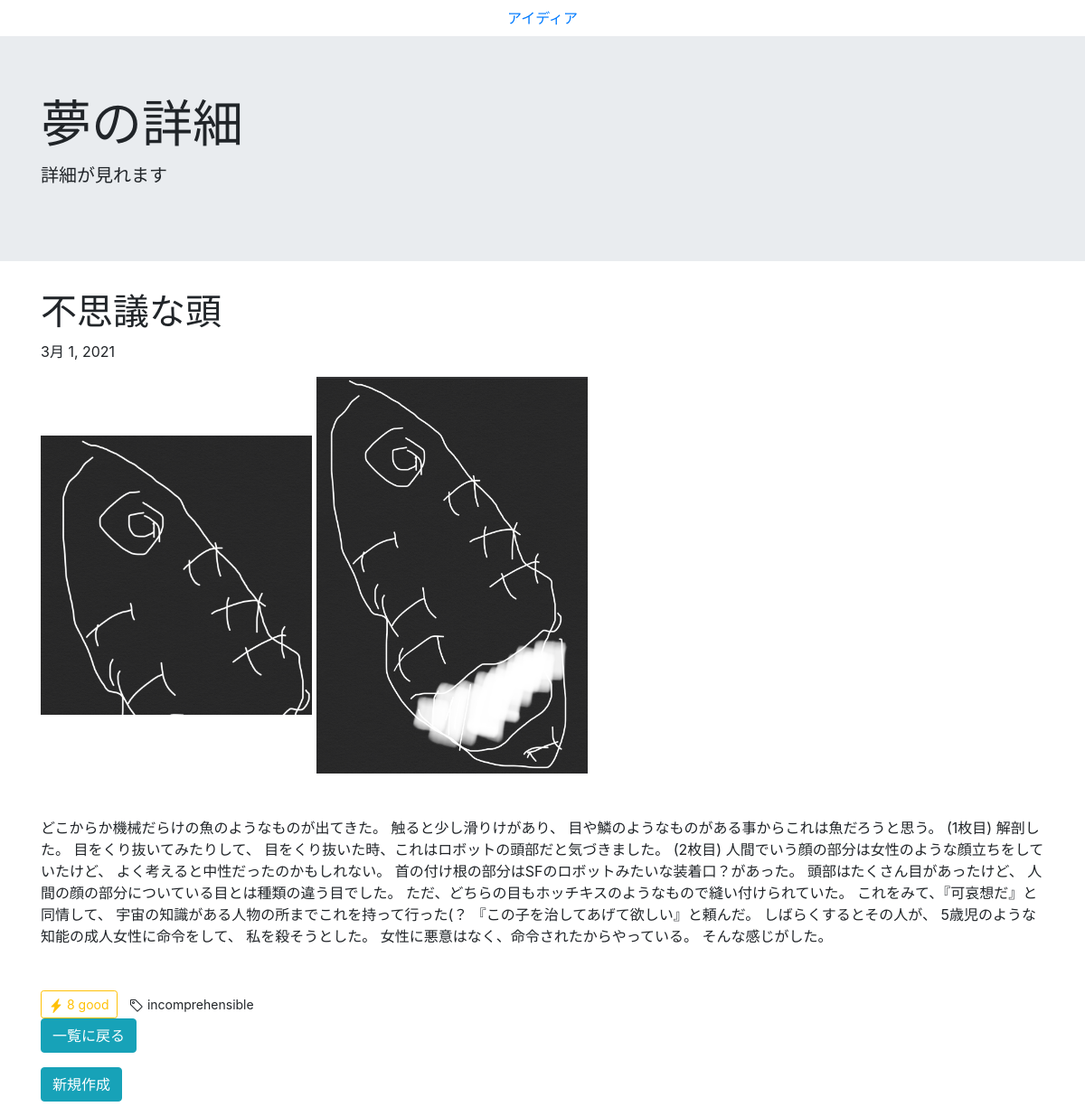
/dream_detail/2/, run on an earlier commit of the app's database.
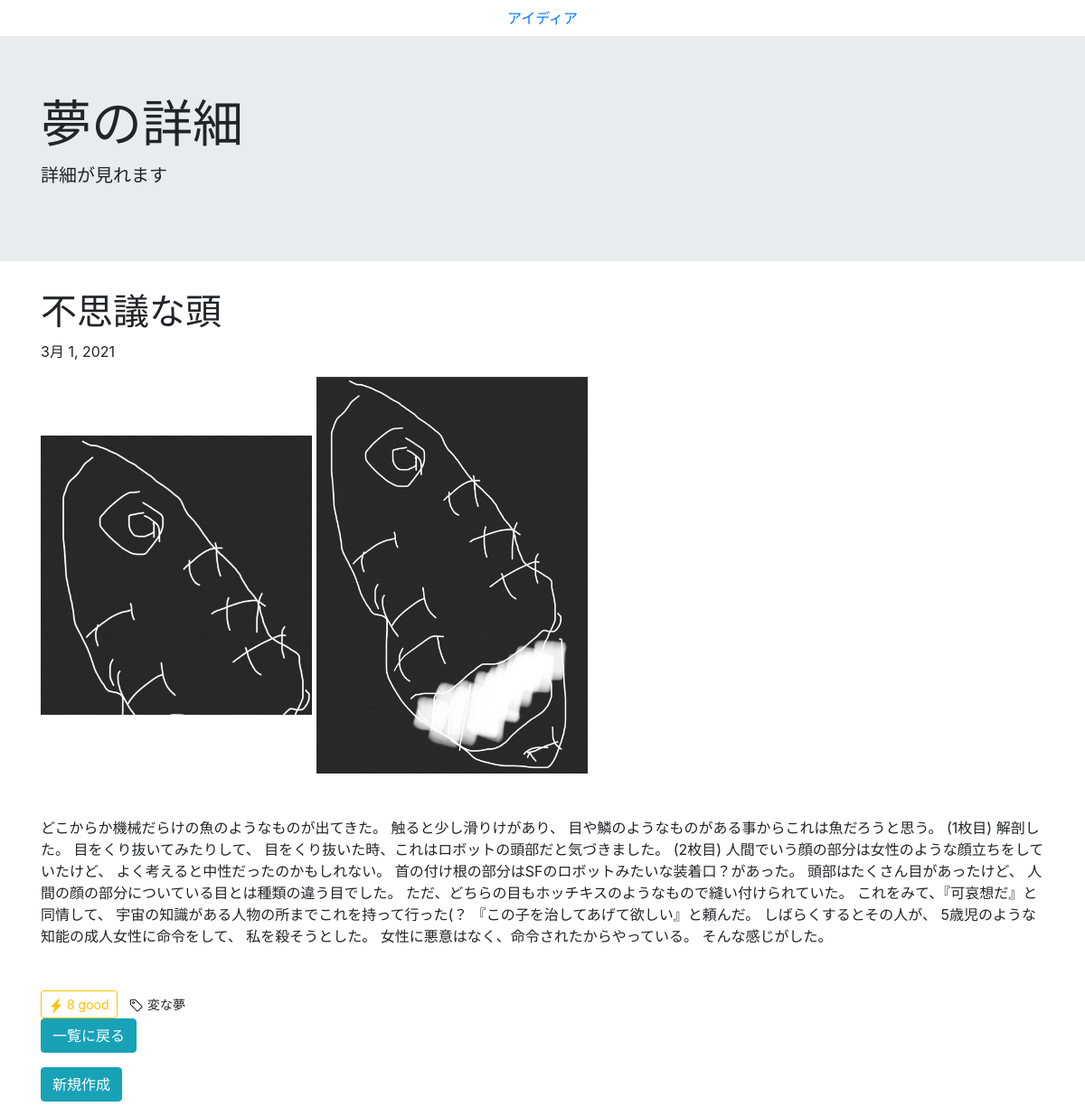
And on a later commit of the database.
### yumenikki/models.py (models this page shows, shortened)
class DreamModel(models.Model):
    class Meta:
        verbose_name = "あなたの夢"
        verbose_name_plural = 'あなたの夢'
    title = models.CharField(
        verbose_name="タイトル",
        max_length=50,
        unique=True
    )
    content = models.TextField(
        verbose_name="内容"
    )
    image_1 = models.ImageField(
        verbose_name = '画像1',
        upload_to='media/',
        blank=True,
        null=True,
        )
    image_2 = models.ImageField(
        verbose_name = '画像2',
        upload_to='media/',
        blank=True,
        null=True,
        )
    image_3 = models.ImageField(
        verbose_name = '画像3',
        upload_to='media/',
        blank=True,
        null=True,
        )
    image_4 = models.ImageField(
        verbose_name = '画像4',
        upload_to='media/',
        blank=True,
        null=True,
        )
    create_time = models.DateField(
        verbose_name="投稿日",
        default=timezone.now
    )
    count = models.IntegerField(default=0)
    dtags = models.ManyToManyField(DreamTag, blank=True)

class DreamTag(models.Model):
    slug = models.CharField(primary_key=True, unique=True, max_length=20)
    name = models.CharField(unique=True, max_length=20)

### yumenikki/views.py (the view)
# urls.py: path('dream_detail/<int:pk>/', views.dream_detali_view, name='dream_detail'),
def dream_detali_view(request, pk):
    obj = DreamModel.objects.get(pk=pk)
    if request.POST.get('like_count', None):
        obj.count += 1
        obj.save()
    context = {"dreammodel":obj}
    return render(request, 'yumenikki/dream_detail.html', context)

### yumenikki/templates/yumenikki/dream_detail.html (shortened to what this page needs)
{% extends 'yumenikki/base.html' %}
{% block content %}
<ul class="nav justify-content-center">
  <li class="nav-item">
    <a class="nav-link" href="{% url 'idea_list' %}">アイディア</a>
  </li>
</ul>
    <div class="jumbotron jumbotron-fluid">
      <div class="container">
        <h1 class="display-4">夢の詳細</h1>
        <p class="lead">詳細が見れます</p>
      </div>
    </div>
    <div class="container">
      <h1>{{ dreammodel.title }}</h1>
      <p>{{ dreammodel.create_time }}</p>
      <div class="post">
        <div class ="image">
          {% if dreammodel.image_1 %}
              <img src="{{ dreammodel.image_1.url }}" style="width:300px;height:auto">
          {% endif %}
          {% if dreammodel.image_2 %}
            <img src="{{ dreammodel.image_2.url }}" style="width:300px;height:auto">
          {% endif %}
        </div>
      </div>
      <div class="my-5">{{ dreammodel.content }}</div>
      {% include 'yumenikki/snippets/like_count.html' %}
      {% include 'yumenikki/snippets/tag.html' %}
    </div>
    <div class="container">
        <p class="btn-content"><a href="{% url 'dream_list' %}" class="btn btn-info" tabindex="-1" role="button" aria-disabled="true">一覧に戻る</a></p>
        <p class="btn-content"><a href="{% url 'idea_create' dreammodel.pk %}" class="btn btn-info" tabindex="-1" role="button" aria-disabled="true">新規作成</a></p>
    </div>
{% endblock content %}

### templates/yumenikki/base.html (shortened to what this page needs)
{% load static %}
<html lang="ja">
  <head>
    {% include 'yumenikki/snippets/header.html' %}
  </head>
  <body>
    {% block content %}
    {% endblock content %}
  </body>
</html>

### templates/yumenikki/snippets/header.html (shortened to what this page needs)
    <link rel="stylesheet" href="https://stackpath.bootstrapcdn.com/bootstrap/4.5.0/css/bootstrap.min.css">

### templates/yumenikki/snippets/like_count.html (shortened to what this page needs)
<form method="POST" class="d-inline">
  <button type="submit" class="btn btn-sm btn-outline-warning">
    <svg xmlns="http://www.w3.org/2000/svg" width="16" height="16" fill="currentColor" class="bi bi-lightning-fill" viewBox="0 0 16 16">
      <path fill-rule="evenodd" d="M11.251.068a.5.5 0 0 1 .227.58L9.677 6.5H13a.5.5 0 0 1 .364.843l-8 8.5a.5.5 0 0 1-.842-.49L6.323 9.5H3a.5.5 0 0 1-.364-.843l8-8.5a.5.5 0 0 1 .615-.09z"/>
    </svg>
    {{ dreammodel.count }} good
  </button>
</form>

### templates/yumenikki/snippets/tag.html (shortened to what this page needs)
{% for tag in dreammodel.dtags.all %}
<a href="/tags/{{ tag.slug }}/" class="btn btn-sm btn-outine-secondary">
  {{ tag.name }}
</a>
{% endfor %}

What changed in the data, as far as the page shows it:
removed DreamTag: name "incomprehensible"
added DreamTag: name "変な夢"
